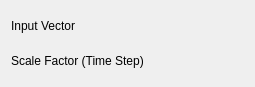
<ui version="4.0" >
 <class>CumulativeSumConfig</class>
 <widget class="QWidget" name="CumulativeSumConfig" >
  <property name="geometry" >
   <rect>
    <x>0</x>
    <y>0</y>
    <width>255</width>
    <height>87</height>
   </rect>
  </property>
  <layout class="QVBoxLayout" name="verticalLayout" >
   <item>
    <layout class="QHBoxLayout" name="horizontalLayout" >
     <item>
      <widget class="QLabel" name="label_3" >
       <property name="sizePolicy" >
        <sizepolicy vsizetype="Fixed" hsizetype="Fixed" >
         <horstretch>0</horstretch>
         <verstretch>0</verstretch>
        </sizepolicy>
       </property>
       <property name="text" >
        <string>Input Vector</string>
       </property>
       <property name="wordWrap" >
        <bool>false</bool>
       </property>
      </widget>
     </item>
     <item>
      <widget class="Kst::VectorSelector" native="1" name="_vector" >
       <property name="sizePolicy" >
        <sizepolicy vsizetype="Preferred" hsizetype="Expanding" >
         <horstretch>0</horstretch>
         <verstretch>0</verstretch>
        </sizepolicy>
       </property>
      </widget>
     </item>
    </layout>
   </item>
   <item>
    <layout class="QHBoxLayout" name="horizontalLayout_2" >
     <item>
      <widget class="QLabel" name="label_4" >
       <property name="sizePolicy" >
        <sizepolicy vsizetype="Fixed" hsizetype="Fixed" >
         <horstretch>0</horstretch>
         <verstretch>0</verstretch>
        </sizepolicy>
       </property>
       <property name="text" >
        <string>Scale Factor (Time Step)</string>
       </property>
       <property name="wordWrap" >
        <bool>false</bool>
       </property>
      </widget>
     </item>
     <item>
      <widget class="Kst::ScalarSelector" native="1" name="_scalarStep" />
     </item>
    </layout>
   </item>
  </layout>
 </widget>
 <layoutdefault spacing="6" margin="11" />
 <pixmapfunction>qPixmapFromMimeSource</pixmapfunction>
 <customwidgets>
  <customwidget>
   <class>Kst::VectorSelector</class>
   <extends>QWidget</extends>
   <header>vectorselector.h</header>
  </customwidget>
  <customwidget>
   <class>Kst::ScalarSelector</class>
   <extends>QWidget</extends>
   <header>scalarselector.h</header>
  </customwidget>
 </customwidgets>
 <resources/>
 <connections/>
</ui>
